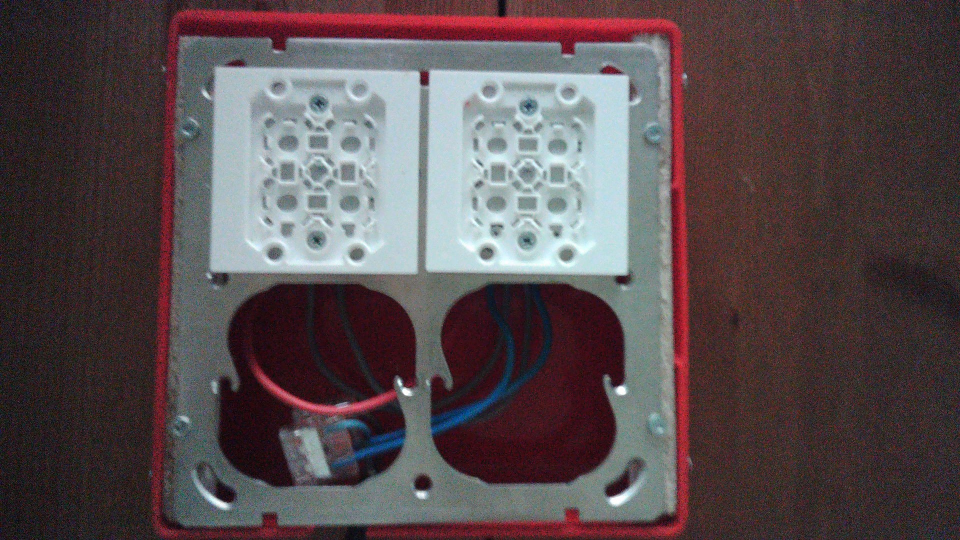
#> input picture PY_Samples/Cam/PhotoCollection/WIN_20220720_16_56_19_Pro.jpg, 1920 x 1080 px, given in place of the camera (shown at 1/2 size)
$ python Sample01_Get_Cam_Window.py
#> lines starting #> are read from the running program, lines starting #| are printed output that depends on the picture; after the words box and inside, x2 and y2 are one past the last pixel; in counts of white or black regions, pixels touching at a corner belong together
#-------------------------------------------------------------------------------
# Name:        module1
# Purpose:
#
# Author:      SESA237770
#
# Created:     05.03.2021
# Copyright:   (c) SESA237770 2021
# Licence:     <your licence>
#-------------------------------------------------------------------------------
# pip install opencv-python
# pip install numpy
#-------------------------------------------------------------------------------
def main():
    pass

if __name__ == '__main__':
    main()

import numpy as np
import cv2

##=============================================================================
import numpy as np

# Create point matrix get coordinates of mouse click on image
X1=[0,1,0,0,0]
Y1=[0,1,0,0,0]
counter =1

X2=[0,0,0,0,0]
Y2=[0,0,0,0,0]

counter = 0
def mousePoints(event,x,y,flags,params):
    global counter
    # Left button mouse click event opencv
    if event == cv2.EVENT_LBUTTONDOWN:
        print('Co-ordinate:',x,y)
        X1[counter] = x
        Y1[counter] = y
        counter = counter + 1
        if counter == 5 :
            counter = 1
    if event == cv2.EVENT_RBUTTONDOWN:
        print('Circle:',x,y)
        X2[1] = x
        Y2[1] = y
        print('Circle XY:',X2,Y2)


##=============================================================================
##cap = cv2.VideoCapture(0)
cap = cv2.VideoCapture(1)

while(True):
    # Capture frame-by-frame
    ret, frame = cap.read()
#> frame is the input picture: shape (1080, 1920, 3); mean B, G, R 79.2, 76.7, 88.6
##=============================================================================
    # Our operations on the frame come here
    frame = cv2.resize(frame, (400, 400))
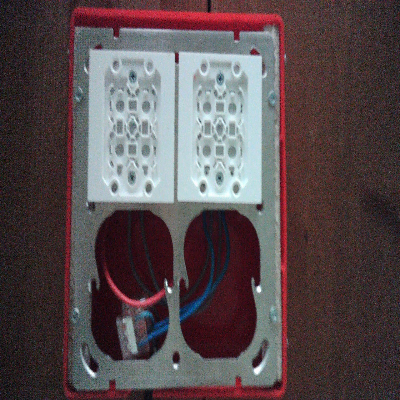
#> frame: shape (400, 400, 3); mean B, G, R 79.1, 76.6, 88.5

##     grey_img = cv2.cvtColor(frame, cv2.COLOR_BGR2GRAY)
    grey_img = cv2.cvtColor(frame, cv2.IMREAD_COLOR)

    grey_img_2=grey_img
##=============================================================================
##    print('Original Dimensions : ',grey_img.shape)

    scale_percent = 50 # percent of original size
    width = int(grey_img.shape[1] * scale_percent / 100)
#> width = 200
    height = int(grey_img.shape[0] * scale_percent / 100)
#> height = 200
    dim = (width, height)
#> dim = (200, 200)

    # resize image
##    grey_img = cv2.resize(grey_img, dim, interpolation = cv2.INTER_AREA)
    grey_img_2 = grey_img.copy()


##    print('Resized Dimensions : ',resized.shape)

##=============================================================================

    # Display the resulting frame
    thresh = 128

##    grey_img_2 = cv2.cvtColor(grey_img_2, cv2.COLOR_BGR2GRAY)
    if cv2.waitKey(1) & 0xFF == ord('b'):
#> (key q is pressed here)
         grey_img_2 = cv2.threshold(grey_img_2, thresh, 255, cv2.THRESH_BINARY)[1]
##    cv2.line(img= grey_img_2, pt1=(10, 10), pt2=(100, 100), color=(0, 0, 0), thickness=5, lineType=8, shift=0)
##    cv2.circle(grey_img_2,(100,100), 20, (0,0,255),1)
##    cv2.rectangle(grey_img_2,(20,20),(180,180),(0,255,0),3)

    if counter == 1 :
        cv2.circle(grey_img_2,(10,10), 5, (0,0,255),1)
    if counter == 2 :
        cv2.circle(grey_img_2,(10,100), 5, (0,0,255),1)
    if counter == 3 :
        cv2.circle(grey_img_2,(100,100), 5, (0,0,255),1)
    if counter == 4 :
        cv2.circle(grey_img_2,(100,10), 5, (0,0,255),1)

    cv2.line(img= grey_img_2, pt1=(X1[4], Y1[4]), pt2=(X1[1], Y1[1]), color=(255, 0, 0), thickness=5, lineType=8, shift=0)
#> grey_img_2: shape (400, 400, 3); 0.01% of pixels changed, all inside (x1, y1, x2, y2) = (0, 0, 5, 5)
    cv2.line(img= grey_img_2, pt1=(X1[1], Y1[1]), pt2=(X1[2], Y1[2]), color=(255, 0, 0), thickness=5, lineType=8, shift=0)
    cv2.line(img= grey_img_2, pt1=(X1[2], Y1[2]), pt2=(X1[3], Y1[3]), color=(255, 0, 0), thickness=5, lineType=8, shift=0)
    cv2.line(img= grey_img_2, pt1=(X1[3], Y1[3]), pt2=(X1[4], Y1[4]), color=(255, 0, 0), thickness=5, lineType=8, shift=0)

    cv2.circle(grey_img_2,(X2[1],Y2[1]), 10, (0,255,0),1)
#> grey_img_2: shape (400, 400, 3); mean B, G, R 79.1, 76.7, 88.5
    print('Circle LM:',X2[1],Y2[1])

##=============================================================================
    for i in [(100,100),(101,101),(101,100),(100,101)]:
        grey_img_2[ i[0] ][ i[1] ]  = 0
#> grey_img_2: shape (400, 400, 3); mean B, G, R 79.1, 76.7, 88.5

##    grey_img_2[ 15 ][ 15]  = [0, 0, 0]
##    grey_img_2[ X2[1] ][ Y2[1]]  = 255

    sColor = grey_img_2[ X2[1] ][ Y2[1]]
#> sColor = [255, 0, 0]

    sBrightness= (1*sColor[0] + 1*sColor[1] + 1*sColor[2])/3
#> sBrightness = 85
    if sBrightness > 50 :
        sONOFF='ON '
    else:
        sONOFF='OFF '


##    rect = cv2.Rect(x, y, width, height)
##    region = image(rect)

    # font
    font = cv2.FONT_HERSHEY_SIMPLEX
    # org
    org = (50, 50)
    # fontScale
    fontScale = 0.5
    # Blue color in BGR
    color = (255, 0, 0)
    # Line thickness of 2 px
    thickness = 2
    # Using cv2.putText() method
    image = cv2.putText(grey_img_2, sONOFF + str(sBrightness), org, font,
                       fontScale, color, thickness, cv2.LINE_AA)
##=============================================================================
    if cv2.waitKey(1) & 0xFF == ord('s'):
#> (key q is pressed here)
        cv2.imwrite('grey_img.png',grey_img)

    if cv2.waitKey(1) & 0xFF == ord('q'):
#> (key q is pressed here)
        break
    img_3 = np.concatenate((grey_img, grey_img_2), axis=1)

##=============================================================================

##=============================================================================
    cv2.imshow('frame',img_3)

    cv2.setMouseCallback('frame', mousePoints)

# When everything done, release the capture
cap.release()
cv2.destroyAllWindows()

$ run again, on PY_Samples/Cam/PhotoCollection/WIN_20220720_16_56_30_Pro.jpg
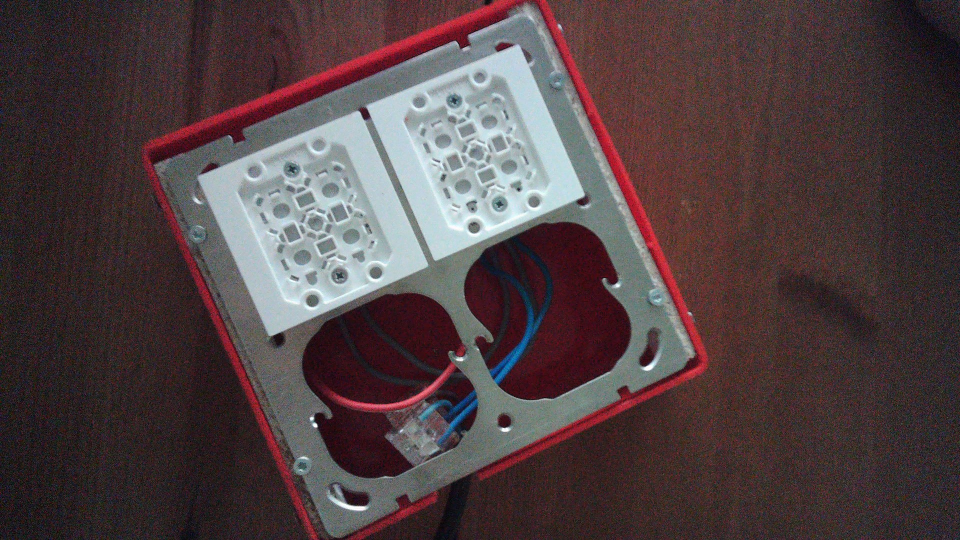
#> input picture PY_Samples/Cam/PhotoCollection/WIN_20220720_16_56_30_Pro.jpg, 1920 x 1080 px, given in place of the camera (shown at 1/2 size)
#> frame is the input picture: shape (1080, 1920, 3); mean B, G, R 67.3, 65.5, 80.6
#> `frame = cv2.resize(frame, (400, 400))`:
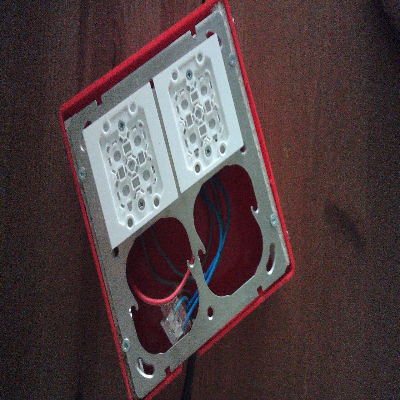
#> frame: shape (400, 400, 3); mean B, G, R 67.2, 65.4, 80.5
#> sColor = [255, 0, 0]
#> sBrightness = 85

$ run again, on PY_Samples/Cam/PhotoCollection/WIN_20220720_16_56_43_Pro.jpg
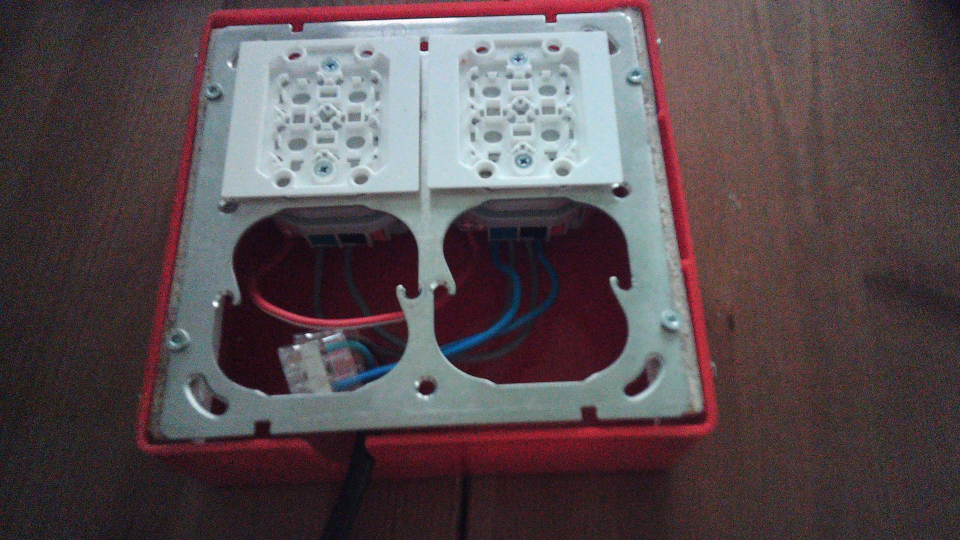
#> input picture PY_Samples/Cam/PhotoCollection/WIN_20220720_16_56_43_Pro.jpg, 1920 x 1080 px, given in place of the camera (shown at 1/2 size)
#> frame is the input picture: shape (1080, 1920, 3); mean B, G, R 79.6, 76, 87.9
#> `frame = cv2.resize(frame, (400, 400))`:
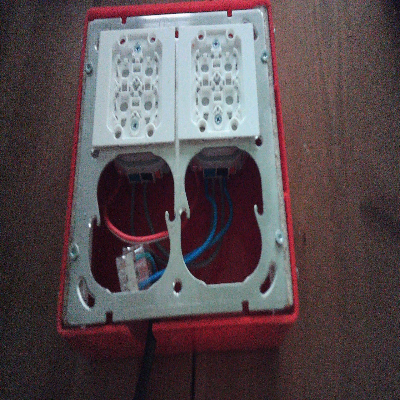
#> frame: shape (400, 400, 3); mean B, G, R 79.5, 75.9, 87.8
#> sColor = [255, 0, 0]
#> sBrightness = 85

$ run again, on PY_Samples/Cam/PhotoCollection/WIN_20220720_16_57_58_Pro.jpg
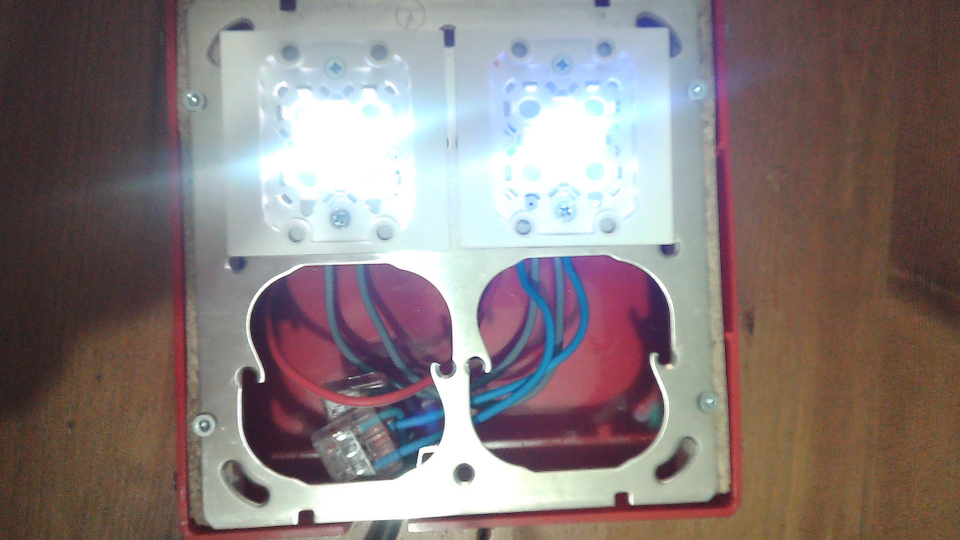
#> input picture PY_Samples/Cam/PhotoCollection/WIN_20220720_16_57_58_Pro.jpg, 1920 x 1080 px, given in place of the camera (shown at 1/2 size)
#> frame is the input picture: shape (1080, 1920, 3); mean B, G, R 122.6, 123.1, 135
#> `frame = cv2.resize(frame, (400, 400))`:
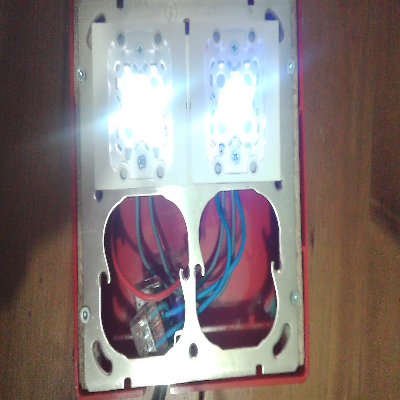
#> frame: shape (400, 400, 3); mean B, G, R 122.5, 123, 134.9
#> sColor = [255, 0, 0]
#> sBrightness = 85
